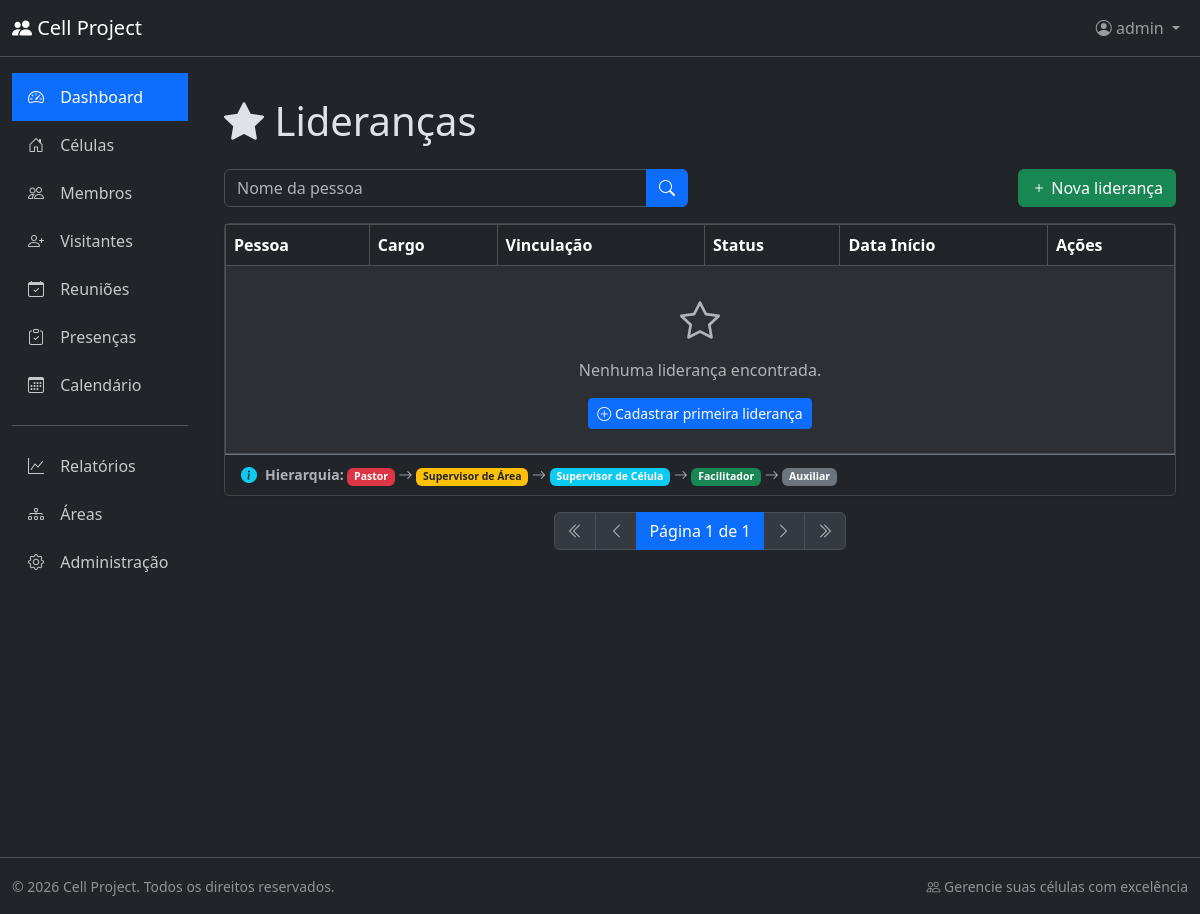
Page /leaderships/list/ (signed in) on the earlier database version.
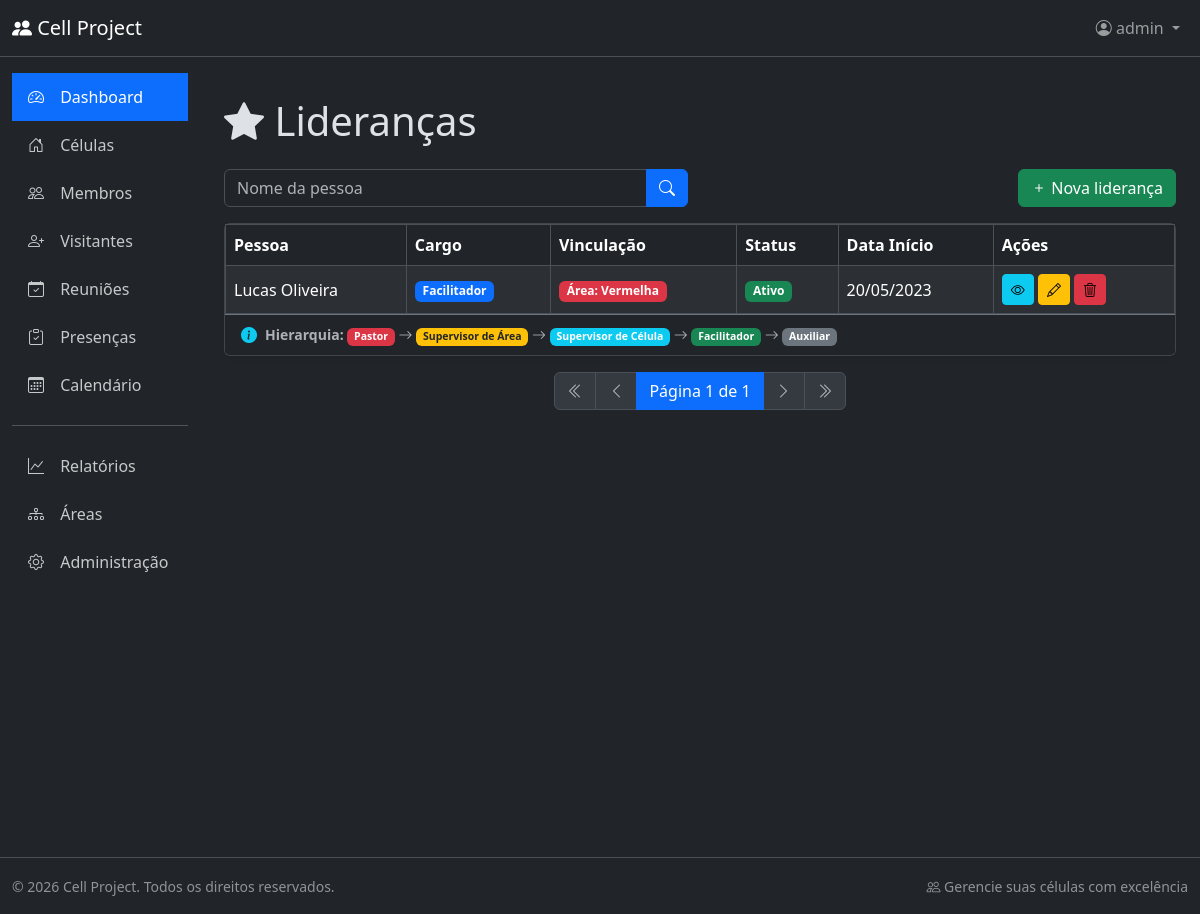
Same page on the later database version.
### leaderships/models.py (models this page shows, shortened)
class Leadership(BaseModel):
    person = models.ForeignKey(
        Person,
        on_delete=models.CASCADE,
        related_name="leadership_positions",
        verbose_name="Pessoa",
    )
    role = models.ForeignKey(
        LeadershipRole,
        on_delete=models.PROTECT,
        related_name="leaders",
        verbose_name="Cargo",
    )
    area = models.ForeignKey(
        Area,
        on_delete=models.PROTECT,
        null=True,
        blank=True,
        related_name="leaders",
        verbose_name="Área",
    )
    cell = models.ForeignKey(
        Cell,
        on_delete=models.PROTECT,
        null=True,
        blank=True,
        related_name="leaders",
        verbose_name="Célula",
    )
    start_date = models.DateField(verbose_name="Data de Início")
    end_date = models.DateField(
        null=True, blank=True, verbose_name="Data de Término"
    )
    is_active = models.BooleanField(
        default=True, db_index=True, verbose_name="Ativo"
    )
    notes = models.TextField(blank=True, verbose_name="Observações")
    class Meta:
        db_table = "leadership"
        verbose_name = "Liderança"
        verbose_name_plural = "Lideranças"
        ordering = ["-is_active", "role__hierarchy_level", "start_date"]
        indexes = [
            models.Index(fields=["person", "is_active"]),
            models.Index(fields=["role", "is_active"]),
            models.Index(fields=["area", "is_active"]),
            models.Index(fields=["cell", "is_active"]),
        ]

### person/models.py (models this page shows, shortened)
class Person(BaseModel):
    class Genders(models.TextChoices):
        MALE = "M", "Masculino"
        FEMALE = "F", "Feminino"
    class MaritalStatuses(models.TextChoices):
        SINGLE = "SINGLE", "Solteiro(a)"
        MARRIED = "MARRIED", "Casado(a)"
        WIDOWED = "WIDOWED", "Viúvo(a)"
        SEPARATED = (
            "SEPARATED",
            "Separado(a)",
        )
    full_name = models.CharField(
        max_length=200, db_index=True, verbose_name="Nome Completo"
    )
    address = models.TextField(verbose_name="Endereço")
    gender = models.CharField(
        max_length=1, choices=Genders.choices, verbose_name="Gênero"
    )
    marital_status = models.CharField(
        max_length=20,
        choices=MaritalStatuses.choices,
        verbose_name="Estado Civil",
    )
    birth_date = models.DateField(verbose_name="Data de Nascimento")
    phone = models.CharField(
        max_length=20, db_index=True, verbose_name="Telefone"
    )
    notes = models.TextField(blank=True, verbose_name="Observações")
    class Meta:
        db_table = "person"
        verbose_name = "Pessoa"
        verbose_name_plural = "Pessoas"
        ordering = ["full_name"]
        indexes = [
            models.Index(fields=["full_name"]),
            models.Index(fields=["phone"]),
        ]

### leadership_roles/models.py (models this page shows, shortened)
class LeadershipRole(BaseModel):
    class Roles(models.TextChoices):
        PASTOR = "PASTOR", "Pastor"
        SUPERVISOR_AREA = "SUPERVISOR_AREA", "Supervisor de Área"
        SUPERVISOR_CELULA = "SUPERVISOR_CELULA", "Supervisor de Célula"
        FACILITADOR = "FACILITADOR", "Facilitador"
        AUXILIAR = "AUXILIAR", "Auxiliar"
    title = models.CharField(max_length=20, choices=Roles.choices, unique=True)
    description = models.TextField(null=True, blank=True)
    hierarchy_level = models.IntegerField(
        editable=False, help_text="Definido automaticamente baseado no cargo"
    )
    class Meta:
        db_table = 'leadership_role'
        verbose_name = 'Cargo de Liderança'
        verbose_name_plural = 'Cargos de Liderança'
        ordering = ['hierarchy_level']

### areas/models.py (models this page shows, shortened)
class Area(BaseModel):
    class AreaColor(models.TextChoices):
        VERMELHA = "RED", "Vermelha"
        AMARELA = "YELLOW", "Amarela"
        AZUL = "BLUE", "Azul"
        VERDE = "GREEN", "Verde"
        BRANCA = "WHITE", "Branca"
    color = models.CharField(
        max_length=20,
        choices=AreaColor.choices,
        unique=True,  # Garante que não tenha áreas duplicadas
    )
    is_mag = models.BooleanField(
        default=False, help_text="Marque se for a área MAG (Área Vermelha)"
    )
    notes = models.TextField(blank=True)
    class Meta:
        db_table = 'area'
        verbose_name = 'Área'
        verbose_name_plural = 'Áreas'
        ordering = ['color']
        constraints = [
            models.CheckConstraint(
                check=models.Q(is_mag=True, color='RED') | models.Q(is_mag=False),
                name='mag_area_must_be_red'
            )
        ]

### leaderships/views.py (the view)
# urls.py: path('leaderships/list/', views.LeadershipListView.as_view(), name='leadership_list'),
class LeadershipListView(ListView):
    model = models.Leadership
    template_name = 'leadership_list.html'
    context_object_name = 'leaderships'
    def get_queryset(self):
        queryset = super().get_queryset()
        person_name = self.request.GET.get('person_name')
        if person_name:
            queryset = queryset.filter(
                person__full_name__icontains=person_name
            )
        return queryset.select_related('person', 'role', 'area', 'cell')

### leaderships/templates/leadership_list.html (shortened to what the changed rows need)
{% extends 'base.html' %}
{% load cell_tags %}
{% block page_heading %}
  <div class="d-flex justify-content-between align-items-center">
    <span><i class="bi bi-star-fill"></i> Lideranças</span>
  </div>
{% endblock %}
{% block content %}
<div class="card shadow-sm">
    <div class="card-body p-0">
        <div class="table-responsive">
            <table class="table table-hover table-striped table-bordered align-middle mb-0">
                <thead class="table-dark">
                    <tr>
                        <th>Pessoa</th>
                        <th>Cargo</th>
                        <th>Vinculação</th>
                        <th>Status</th>
                        <th>Data Início</th>
                        <th>Ações</th>
                    </tr>
                </thead>
                <tbody>
                    {% for leadership in leaderships %}
                    <tr>
                        <td>{{ leadership.person.full_name }}</td>
                        <td>
                            <span class="badge bg-primary">{{ leadership.role.get_title_display }}</span>
                        </td>
                        <td>
                            {% if leadership.area %}
                                <span class="badge" style="background-color: {% if leadership.area.color == 'RED' %}#dc3545{% elif leadership.area.color == 'YELLOW' %}#ffc107{% elif leadership.area.color == 'BLUE' %}#0d6efd{% elif leadership.area.color == 'GREEN' %}#198754{% elif leadership.area.color == 'WHITE' %}#f8f9fa{% else %}#6c757d{% endif %}; color: {% if leadership.area.color == 'YELLOW' or leadership.area.color == 'WHITE' %}black{% else %}white{% endif %};">
                                    Área: {{ leadership.area.get_color_display }}
                                </span>
                            {% elif leadership.cell %}
                                <span class="badge bg-info text-dark">
                                    Célula: {{ leadership.cell|cell_display }}
                                </span>
                            {% else %}
                                <span class="badge bg-secondary">—</span>
                            {% endif %}
                        </td>
                        <td>
                            {% if leadership.is_active %}
                                <span class="badge bg-success">Ativo</span>
                            {% else %}
                                <span class="badge bg-secondary">Inativo</span>
                            {% endif %}
                        </td>
                        <td>{{ leadership.start_date|date:"d/m/Y" }}</td>
                        <td>
                            <a href="{% url 'leadership_detail' leadership.id %}" class="btn btn-info btn-sm" data-bs-toggle="tooltip" title="Visualizar">
                                <i class="bi bi-eye"></i>
                            </a>
                            <a href="{% url 'leadership_update' leadership.id %}" class="btn btn-sm btn-warning" data-bs-toggle="tooltip" title="Editar">
                                <i class="bi bi-pencil"></i>
                            </a>
                            <a href="{% url 'leadership_delete' leadership.id %}" class="btn btn-sm btn-danger text-black" data-bs-toggle="tooltip" title="Excluir">
                                <i class="bi bi-trash3"></i>
                            </a>
                        </td>
                    </tr>
                    {% empty %}
                    <tr>
                        <td colspan="6" class="text-center py-4 text-muted">
                            <i class="bi bi-star fs-1"></i>
                            <p class="mt-2 mb-0">Nenhuma liderança encontrada.</p>
                            <a href="{% url 'leadership_create' %}" class="btn btn-sm btn-primary mt-3">
                                <i class="bi bi-plus-circle"></i> Cadastrar primeira liderança
                            </a>
                        </td>
                    </tr>
                    {% endfor %}
                </tbody>
            </table>
        </div>
    </div>
</div>
{% endblock %}

Differences in the rows shown:
added Leadership: person.full_name "Lucas Oliveira", role "Facilitador", area.color "Vermelha", is_active "Ativo", start_date "20/05/2023"
Other differences:
text no longer shown: "Nenhuma liderança encontrada. Cadastrar primeira liderança"
